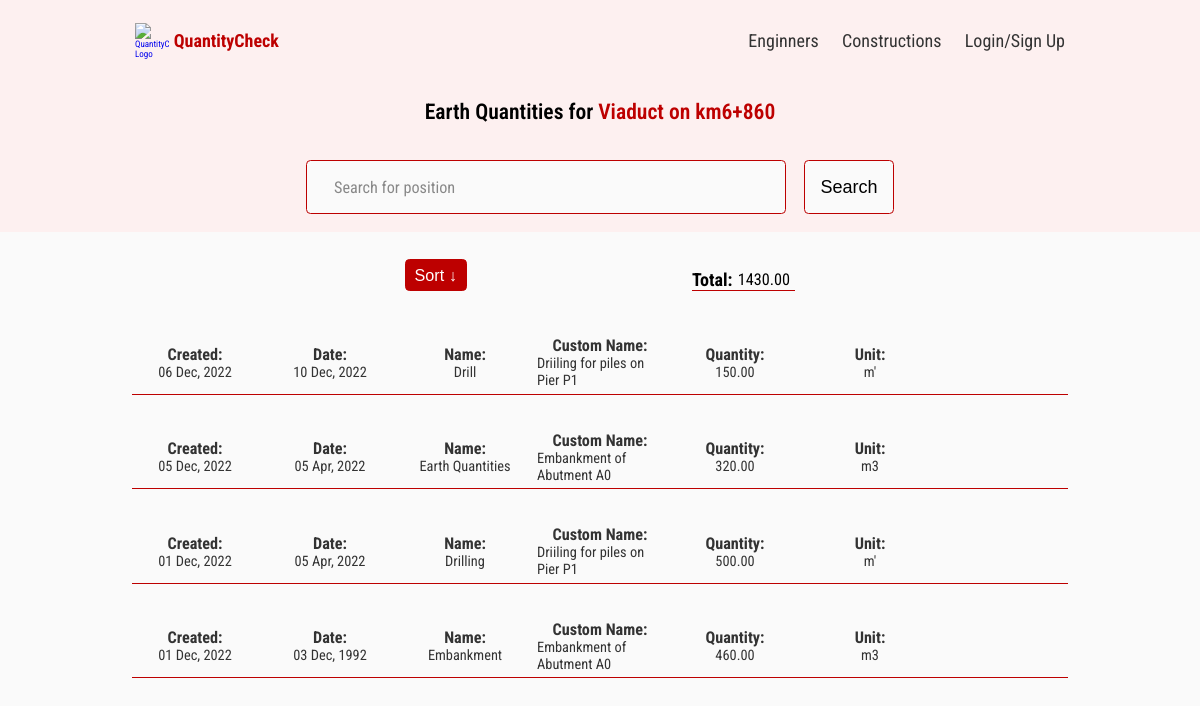
The app's page /earth-positions/27aa2ca7-12b5-48f4-afa3-b77ef4bc23fd with its own data.
### constructions/models.py (models this page shows, shortened)
class Construction(models.Model):
    owner = models.ForeignKey(
        Profile, null=True, blank=True, on_delete=models.CASCADE)
    title = models.CharField(max_length=30)
    description = models.TextField(null=True, blank=True, max_length=295)
    featured_image = models.ImageField(null=True, blank=True, default='default.jpg')
    created = models.DateTimeField(auto_now_add=True)
    tags = models.ManyToManyField('Tag', blank=True)
    id = models.UUIDField(default=uuid.uuid4, unique=True, primary_key=True, editable=False)
    def __str__(self):
        return self.title
    class Meta:
        ordering = ['-created']

class Earth(models.Model):
    owner = models.ForeignKey(Construction, null=True, blank=True, on_delete=models.CASCADE)
    date = models.DateField(auto_now_add=False, auto_now=False, null=True, blank=True)
    name = models.CharField(max_length=50, default='Position Name')
    custom_name = models.CharField(max_length=50, default='Position Custom Name')
    quantity = models.DecimalField(decimal_places=2, max_digits=50, null=True, blank=True, default=0)
    measure_unit_dropdown = models.ForeignKey('MeasureUnit', null=True, blank=True, on_delete=models.SET_NULL)
    created = models.DateTimeField(auto_now_add=True)
    id = models.UUIDField(default=uuid.uuid4, unique=True, primary_key=True, editable=False)
    class Meta:
        ordering = ['-created']

class MeasureUnit(models.Model):
    name = models.CharField(max_length=20)
    created = models.DateTimeField(auto_now_add=True)
    id = models.UUIDField(default=uuid.uuid4, unique=True,
                          primary_key=True, editable=False)
    def __str__(self):
        return self.name
    class Meta:
        ordering = ['-created']

### constructions/views.py (the view)
# urls.py: path('earth-positions/<str:pk>', views.earthPositions, name='earth-positions'),
def earthPositions(request, pk):
    constructionObj = Construction.objects.get(id=pk)
    quantities = searchEarth(request)
    context = {'construction':constructionObj, 'quantities':quantities}
    return render(request, 'constructions/earth_positions.html', context)

### constructions/utils.py (called while the page is built)
def searchEarth(request):
    search_query = ''
    if request.GET.get('search_query'):
        search_query = request.GET.get('search_query')
    quantities = Earth.objects.distinct().filter(
        Q(name__icontains=search_query) |
        Q(custom_name__icontains=search_query) |
        Q(quantity__icontains=search_query) |
        Q(measure_unit_dropdown__name=search_query) |
        Q(created__icontains=search_query) |
        Q(date__icontains=search_query)
    )
    return quantities

### constructions/templates/constructions/earth_positions.html (shortened to what this page needs)
{% extends 'main.html' %}
{% block content %}
<main>
        <section class="search__add-section">
            <h3 class=singleConstruction__subtitle>Earth Quantities for <a class="subtitle__link" href="{% url 'constructions:construction' construction.id %}">{{construction}}</a></h3>
            <div class="search__add">
                <form class="form" action="#" method="get">
                    <div class="form__field">
                        <input class="input input--text" id="formInput#search" type="text" name="search_query" value="{{search_query}}"
                        placeholder="Search for position" />
                    </div>
                    <input class="btn btn--sub btn--lg" type="submit" value="Search" />
                </form>
            </div>
        </section>
        <section class="data">
            <div class="data__operations">
                <button class="btn add__operation sort">Sort &darr;</button>
                <div class="data__total">
                    <label for="quantity">Total:</label>
                        <p id="total"></p>
                </div>
            </div>
            <div class="data__container">
                {% for quantity in quantities %}
                    {% if quantity.owner == construction %}
                        <div class="data__features">
                            <div class="data__feature">
                                <label for="created">Created:</label>
                                <p>{{quantity.created|date:"d M, Y"}}</p>
                            </div>
                            <div class="data__feature">
                                <label for="created">Date:</label>
                                <p>{{quantity.date|date:"d M, Y"}}</p>
                            </div>
                            <div class="data__feature">
                                <label for="name">Name:</label>
                                <p>{{quantity.name}}</p>
                            </div>
                            <div class="data__feature">
                                <label for="custom_name">Custom Name:</label>
                                <p>{{quantity.custom_name}}</p>
                            </div>
                            <div class="data__feature">
                                <label for="quantity">Quantity:</label>
                                <p class="data__quantity">{{quantity.quantity}}</p>
                            </div>
                            <div class="data__feature">
                                <label for="measure_unit">Unit:</label>
                                <p class="measure__units">{{quantity.measure_unit_dropdown}}</p>
                            </div>
                        </div>
                        {% endif %}
                {% endfor %}
            </div>
        </section>
</main>
{% endblock content %}

### static/styles/constructions.css (style rules this page uses)
* { margin: 0; padding: 0; box-sizing: inherit; }
html { font-size: 62.5%; box-sizing: border-box; overflow-x: hidden; }
body { font-family: 'Roboto Condensed', sans-serif; background-color: rgb(250, 250, 250); }
html, body { max-width: 100%; }
main { display: flex; flex-direction: column; align-items: center; }
.form { width: 50vw; display: flex; align-items: center; justify-content: center; gap: 2rem; }
.form__field .input { width: 40vw; height: 6rem; border: solid 0.2px #bd0000; border-radius: 0.5rem; padding: 1.5rem 3rem; font-size: 1.8rem; font-weight: 400; color: #333333; background-color: rgb(250, 250, 250); font-family: 'Roboto Condensed', sans-serif; }
.form__field .input::placeholder { color: #888; font-size: 1.8rem; font-family: 'Roboto Condensed', sans-serif; }
.btn { width: 10rem; height: 6rem; border: solid 0.2px #bd0000; border-radius: 0.5rem; cursor: pointer; background-color: rgb(250, 250, 250); transition: 0.3s ease-out; }
.btn--sub { font-size: 2rem; font-weight: 400; padding: 1rem; }

### static/styles/single-construction.css (style rules this page uses)
.singleConstruction__subtitle { font-size: 2.4rem; font-weight: 600; }

### static/styles/form.css (style rules this page uses)
.form__field { display: flex; flex-direction: column; align-items: flex-start; }

### static/styles/alerts.css (style rules this page uses)
:root { --color-white-light: rgba(136, 136, 136, 0.2); --color-main-light: rgb(180, 206, 255); --color-main: rgb(0, 54, 155); --color-error-bg: rgb(255, 179, 179); --color-error: rgb(155, 0, 0); --color-success-bg: rgb(219, 255, 219); --color-success: rgb(0, 155, 0); }

### static/styles/account.css (style rules this page uses)
.add__operation { font-size: 1.8rem; width: fit-content; padding: 0.5rem 1rem; text-decoration: none; color: #fff; background-color: #bd0000; border: solid 0.5px #bd0000; border-radius: 0.5rem; transition: all 0.3s ease-out; }

### static/styles/data.css (style rules this page uses)
.data { width: 75vw; display: flex; flex-direction: column; align-items: center; justify-content: center; padding: 3rem 5rem; }
.data__container { width: 100%; display: flex; flex-direction: column; margin-top: 2rem; padding: 3rem 3rem; gap: 4rem; }
.data__features { width: 100%; display: grid; grid-template-columns: repeat(7, 1fr); grid-template-rows: 1fr; column-gap: 1rem; align-items: center; justify-items:center; border-bottom: solid 0.2px #bd0000; padding-bottom: 0.5rem; }
.data__feature { display: flex; flex-direction: column; align-items: center; color: #333333; }
.data__feature label { font-size: 1.8rem; font-weight: 700; }
.data__feature p { font-size: 1.6rem; word-wrap: break-word; }
.search__add-section { display: flex; flex-direction: column; align-items: center; gap: 4rem; padding: 2rem 3rem; width: 100vw; background-color: rgb(253, 240, 240); }
.subtitle__link { text-decoration: none; color: #bd0000; }
.data__operations { display: flex; align-items: flex-end; justify-content: space-evenly; width: 85%; }
.sort { width: fit-content; height: 3.6rem; }
.data__total { display: flex; align-items: center; gap: 0.6rem; border-bottom: solid 0.2px #bd0000; }
.data__total label { font-size: 2rem; font-weight: 700; }
.data__total p { font-size: 1.8rem; word-wrap: break-word; }

### static/styles/responsive.css (style rules this page uses)
@media (max-width: 90em) { .data { width: 85vw; } }
@media (max-width: 75em) { html { font-size: 56.25%; } }
@media (max-width: 75em) { .data { width: 90vw; } }

### records on screen
Construction: title "Viaduct on km6+860"
Earth: created "06 Dec, 2022", date "10 Dec, 2022", name "Drill", custom_name "Driiling for piles on Pier P1", quantity "150.00", measure_unit_dropdown "m'"
Earth: created "05 Dec, 2022", date "05 Apr, 2022", name "Earth Quantities", custom_name "Embankment of Abutment A0", quantity "320.00", measure_unit_dropdown "m3"
Earth: created "01 Dec, 2022", date "05 Apr, 2022", name "Drilling", custom_name "Driiling for piles on Pier P1", quantity "500.00", measure_unit_dropdown "m'"
Earth: created "01 Dec, 2022", date "03 Dec, 1992", name "Embankment", custom_name "Embankment of Abutment A0", quantity "460.00", measure_unit_dropdown "m3"
